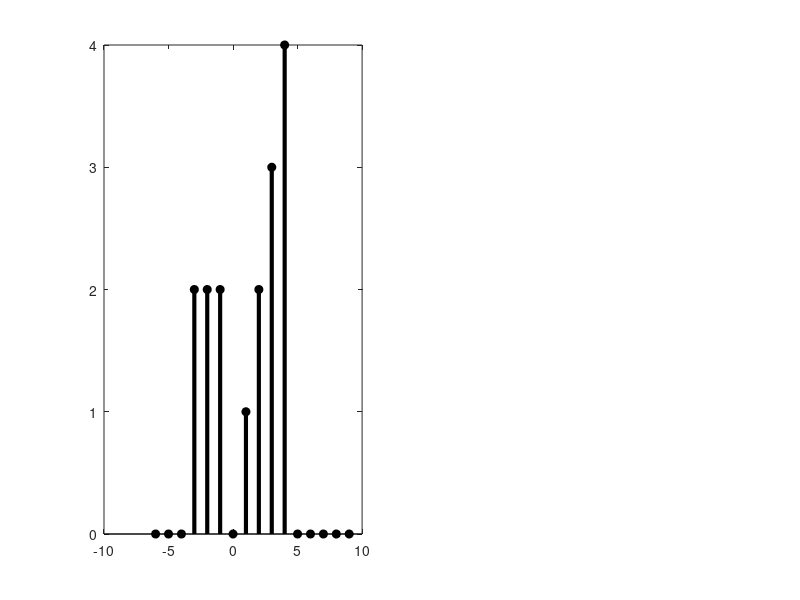

MATLAB code to generate this figure: (Note: this script raises an error after producing the figure.)
x = [-6,-5,-4,-3,-2,-1,0,1,2,3,4,5,6,7,8,9];
x_tck = [-3,-2,-1,0,1,2,3,4];
y = [0,0,0,2,2,2,0,1,2,3,4,0,0,0,0,0];
subplot(1,2,1)
stem(x, y,'Color','k','MarkerFaceColor', 'k', 'MarkerEdgeColor', 'k', 'LineWidth', 3, 'BaseValue', 0);
ax = gca;
ax.XAxisLocation = 'origin';
ax.YAxisLocation = 'origin';
ax.XAxis.LineWidth = 2;
ax.YAxis.LineWidth = 2;
ax.XAxis.Color = 'k';
ax.YAxis.Color = 'k';
ax.XAxis.TickValues = x_tck;
ax.YAxis.TickValues = 4;
ax.XAxis.FontWeight = 'bold';
ax.YAxis.FontWeight = 'bold';
ax.XLabel.String = 'n';
ax.XLabel.FontName = 'italic';
ax.XLabel.FontSize = 10;
ax.XLabel.FontWeight = 'bold';
ax.YLabel.String = 'x(n)';
ax.YLabel.FontName = 'italic';
ax.YLabel.FontSize = 10;
ax.YLabel.FontWeight = 'bold';
ylim([-3, 7]);
xlim([-8, 11]);
box off;
subplot(1,2,2)
stem(x, y,'Color','k','MarkerFaceColor', 'k', 'MarkerEdgeColor', 'k', 'LineWidth', 3, 'BaseValue', 0);
ax = gca;
ax.XAxisLocation = 'origin';
ax.YAxisLocation = 'origin';
ax.XAxis.LineWidth = 2;
ax.YAxis.LineWidth = 2;
ax.XAxis.Color = 'k';
ax.YAxis.Color = 'k';
ax.XAxis.TickValues = x_tck;
ax.YAxis.TickValues = 4;
ax.XAxis.FontWeight = 'bold';
ax.YAxis.FontWeight = 'bold';
ax.XLabel.String = 'n';
ax.XLabel.FontName = 'italic';
ax.XLabel.FontSize = 10;
ax.XLabel.FontWeight = 'bold';
ax.YLabel.String = 'x(n)';
ax.YLabel.FontName = 'italic';
ax.YLabel.FontSize = 10;
ax.YLabel.FontWeight = 'bold';
ylim([-3, 7]);
xlim([-8, 11]);
box off;
